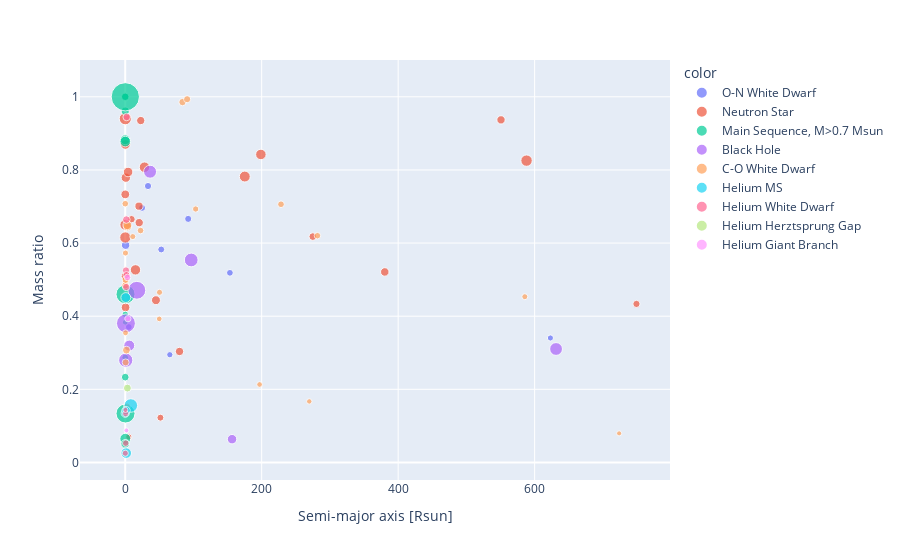

The notebook cell this image was saved under:
### Code cell
fig = px.scatter(x=semi_major_axes, y=mass_ratios, size=total_masses, color=stellar_types,
                 hover_name=stellar_types,
                 hover_data={
                     'Semi-major axis': semi_major_axes,
                     'Total mass': total_masses,
                     'Merger': mergers
                 })
fig.update_xaxes(title="Semi-major axis [Rsun]")
fig.update_yaxes(title="Mass ratio")

### Figure 1 — Plotly figure (JSON) as saved in the notebook; plotly's stock layout.template omitted (floating-point values rounded to 4 significant figures)
{"data": [{"customdata": [[0.6044, 16.0, "No"], [623.1, 8.528, "No"], [33.42, 11.68, "No"], [5.298, 10.47, "No"], [92.3, 11.4, "No"], [5.005, 11.68, "No"], [24.75, 10.85, "No"], [153.4, 10.33, "No"], [52.79, 10.87, "No"], [65.38, 8.901, "No"]], "hovertemplate": "<b>%{hovertext}</b><br><br>color=O-N White Dwarf<br>x=%{x}<br>y=%{y}<br>size=%{marker.size}<br>Semi-major axis=%{customdata[0]}<br>Total mass=%{customdata[1]}<br>Merger=%{customdata[2]}<extra></extra>", "hovertext": ["O-N White Dwarf", "O-N White Dwarf", "O-N White Dwarf", "O-N White Dwarf", "O-N White Dwarf", "O-N White Dwarf", "O-N White Dwarf", "O-N White Dwarf", "O-N White Dwarf", "O-N White Dwarf"], "legendgroup": "O-N White Dwarf", "marker": {"color": "#636efa", "size": [16.0, 8.528, 11.68, 10.47, 11.4, 11.68, 10.85, 10.33, 10.87, 8.901], "sizemode": "area", "sizeref": 0.4507, "symbol": "circle"}, "mode": "markers", "name": "O-N White Dwarf", "orientation": "v", "showlegend": true, "type": "scatter", "x": [0.6044, 623.1, 33.42, 5.298, 92.3, 5.005, 24.75, 153.4, 52.79, 65.38], "xaxis": "x", "y": [0.5942, 0.3404, 0.756, 0.3704, 0.6661, 0.651, 0.6962, 0.5186, 0.5825, 0.2946], "yaxis": "y"}, {"customdata": [[20.52, 15.61, "No"], [749.2, 11.79, "No"], [0.1609, 28.28, "No"], [0.07878, 17.31, "No"], [0.8419, 19.03, "No"], [22.74, 15.36, "No"], [198.8, 24.81, "No"], [45.05, 18.1, "No"], [0.5106, 17.08, "No"], [0.8852, 19.72, "No"], [588.2, 29.37, "No"], [9.246, 12.47, "No"], [20.2, 15.25, "No"], [4.22, 20.79, "Yes"], [28.26, 24.99, "No"], [5.242, 8.728, "No"], [550.7, 15.64, "No"], [274.9, 13.37, "No"], [0.1606, 33.53, "No"], [175.2, 26.89, "No"], [0.09961, 26.34, "No"], [79.6, 15.53, "No"], [15.06, 24.35, "No"], [0.2858, 20.86, "No"], [380.4, 16.31, "No"], [51.58, 10.93, "No"]], "hovertemplate": "<b>%{hovertext}</b><br><br>color=Neutron Star<br>x=%{x}<br>y=%{y}<br>size=%{marker.size}<br>Semi-major axis=%{customdata[0]}<br>Total mass=%{customdata[1]}<br>Merger=%{customdata[2]}<extra></extra>", "hovertext": ["Neutron Star", "Neutron Star", "Neutron Star", "Neutron Star", "Neutron Star", "Neutron Star", "Neutron Star", "Neutron Star", "Neutron Star", "Neutron Star", "Neutron Star", "Neutron Star", "Neutron Star", "Neutron Star", "Neutron Star", "Neutron Star", "Neutron Star", "Neutron Star", "Neutron Star", "Neutron Star", "Neutron Star", "Neutron Star", "Neutron Star", "Neutron Star", "Neutron Star", "Neutron Star"], "legendgroup": "Neutron Star", "marker": {"color": "#EF553B", "size": [15.61, 11.79, 28.28, 17.31, 19.03, 15.36, 24.81, 18.1, 17.08, 19.72, 29.37, 12.47, 15.25, 20.79, 24.99, 8.728, 15.64, 13.37, 33.53, 26.89, 26.34, 15.53, 24.35, 20.86, 16.31, 10.93], "sizemode": "area", "sizeref": 0.4507, "symbol": "circle"}, "mode": "markers", "name": "Neutron Star", "orientation": "v", "showlegend": true, "type": "scatter", "x": [20.52, 749.2, 0.1609, 0.07878, 0.8419, 22.74, 198.8, 45.05, 0.5106, 0.8852, 588.2, 9.246, 20.2, 4.22, 28.26, 5.242, 550.7, 274.9, 0.1606, 175.2, 0.09961, 79.6, 15.06, 0.2858, 380.4, 51.58], "xaxis": "x", "y": [0.6558, 0.4335, 0.6153, 0.7331, 0.5092, 0.9351, 0.8423, 0.4437, 0.424, 0.7789, 0.8255, 0.6653, 0.7009, 0.7943, 0.8076, 0.06975, 0.9369, 0.6177, 0.9401, 0.7819, 0.6501, 0.3035, 0.5267, 0.8697, 0.521, 0.1224], "yaxis": "y"}, {"customdata": [[0.03642, 14.88, "Yes"], [0.104, 26.66, "Yes"], [0.03512, 10.19, "Yes"], [0.0499, 9.533, "Yes"], [0.4159, 81.33, "Yes"], [0.4213, 81.11, "Yes"], [0.05558, 7.302, "Yes"], [0.04119, 14.69, "Yes"], [0.05146, 22.09, "Yes"], [0.02772, 12.49, "Yes"], [0.07775, 25.47, "Yes"], [0.04433, 16.91, "Yes"], [0.06029, 13.48, "Yes"], [0.1467, 180.3, "Yes"]], "hovertemplate": "<b>%{hovertext}</b><br><br>color=Main Sequence, M>0.7 Msun<br>x=%{x}<br>y=%{y}<br>size=%{marker.size}<br>Semi-major axis=%{customdata[0]}<br>Total mass=%{customdata[1]}<br>Merger=%{customdata[2]}<extra></extra>", "hovertext": ["Main Sequence, M>0.7 Msun", "Main Sequence, M>0.7 Msun", "Main Sequence, M>0.7 Msun", "Main Sequence, M>0.7 Msun", "Main Sequence, M>0.7 Msun", "Main Sequence, M>0.7 Msun", "Main Sequence, M>0.7 Msun", "Main Sequence, M>0.7 Msun", "Main Sequence, M>0.7 Msun", "Main Sequence, M>0.7 Msun", "Main Sequence, M>0.7 Msun", "Main Sequence, M>0.7 Msun", "Main Sequence, M>0.7 Msun", "Main Sequence, M>0.7 Msun"], "legendgroup": "Main Sequence, M>0.7 Msun", "marker": {"color": "#00cc96", "size": [14.88, 26.66, 10.19, 9.533, 81.33, 81.11, 7.302, 14.69, 22.09, 12.49, 25.47, 16.91, 13.48, 180.3], "sizemode": "area", "sizeref": 0.4507, "symbol": "circle"}, "mode": "markers", "name": "Main Sequence, M>0.7 Msun", "orientation": "v", "showlegend": true, "type": "scatter", "x": [0.03642, 0.104, 0.03512, 0.0499, 0.4159, 0.4213, 0.05558, 0.04119, 0.05146, 0.02772, 0.07775, 0.04433, 0.06029, 0.1467], "xaxis": "x", "y": [1, 0.0648, 0.2869, 0.4049, 0.1338, 0.4601, 0.3833, 0.961, 0.8826, 1, 0.8776, 0.05094, 0.2333, 1], "yaxis": "y"}, {"customdata": [[96.74, 42.78, "No"], [156.6, 20.21, "No"], [0.7685, 45.49, "No"], [17.02, 71.71, "No"], [36.42, 38.13, "No"], [5.898, 27.06, "No"], [1.054, 80.5, "No"], [631.4, 37.06, "No"]], "hovertemplate": "<b>%{hovertext}</b><br><br>color=Black Hole<br>x=%{x}<br>y=%{y}<br>size=%{marker.size}<br>Semi-major axis=%{customdata[0]}<br>Total mass=%{customdata[1]}<br>Merger=%{customdata[2]}<extra></extra>", "hovertext": ["Black Hole", "Black Hole", "Black Hole", "Black Hole", "Black Hole", "Black Hole", "Black Hole", "Black Hole"], "legendgroup": "Black Hole", "marker": {"color": "#ab63fa", "size": [42.78, 20.21, 45.49, 71.71, 38.13, 27.06, 80.5, 37.06], "sizemode": "area", "sizeref": 0.4507, "symbol": "circle"}, "mode": "markers", "name": "Black Hole", "orientation": "v", "showlegend": true, "type": "scatter", "x": [96.74, 156.6, 0.7685, 17.02, 36.42, 5.898, 1.054, 631.4], "xaxis": "x", "y": [0.5537, 0.06358, 0.2798, 0.4709, 0.7952, 0.3197, 0.3804, 0.3103], "yaxis": "y"}, {"customdata": [[723.8, 5.923, "No"], [50.29, 8.455, "No"], [0.08908, 8.114, "No"], [1.788, 13.66, "No"], [3.408, 15.84, "No"], [11.09, 8.299, "No"], [281.7, 9.559, "No"], [0.08421, 9.902, "No"], [196.9, 7.271, "No"], [269.8, 6.675, "No"], [49.9, 7.258, "No"], [22.49, 9.815, "No"], [3.148, 17.96, "No"], [228.3, 10.27, "No"], [0.612, 11.04, "No"], [0.4502, 7.84, "No"], [2.832, 9.581, "No"], [0.3874, 8.386, "No"], [0.08407, 11.21, "No"], [103.3, 8.938, "No"], [83.94, 12.16, "No"], [585.6, 8.112, "No"], [90.77, 11.45, "No"], [0.7014, 11.49, "No"]], "hovertemplate": "<b>%{hovertext}</b><br><br>color=C-O White Dwarf<br>x=%{x}<br>y=%{y}<br>size=%{marker.size}<br>Semi-major axis=%{customdata[0]}<br>Total mass=%{customdata[1]}<br>Merger=%{customdata[2]}<extra></extra>", "hovertext": ["C-O White Dwarf", "C-O White Dwarf", "C-O White Dwarf", "C-O White Dwarf", "C-O White Dwarf", "C-O White Dwarf", "C-O White Dwarf", "C-O White Dwarf", "C-O White Dwarf", "C-O White Dwarf", "C-O White Dwarf", "C-O White Dwarf", "C-O White Dwarf", "C-O White Dwarf", "C-O White Dwarf", "C-O White Dwarf", "C-O White Dwarf", "C-O White Dwarf", "C-O White Dwarf", "C-O White Dwarf", "C-O White Dwarf", "C-O White Dwarf", "C-O White Dwarf", "C-O White Dwarf"], "legendgroup": "C-O White Dwarf", "marker": {"color": "#FFA15A", "size": [5.923, 8.455, 8.114, 13.66, 15.84, 8.299, 9.559, 9.902, 7.271, 6.675, 7.258, 9.815, 17.96, 10.27, 11.04, 7.84, 9.581, 8.386, 11.21, 8.938, 12.16, 8.112, 11.45, 11.49], "sizemode": "area", "sizeref": 0.4507, "symbol": "circle"}, "mode": "markers", "name": "C-O White Dwarf", "orientation": "v", "showlegend": true, "type": "scatter", "x": [723.8, 50.29, 0.08908, 1.788, 3.408, 11.09, 281.7, 0.08421, 196.9, 269.8, 49.9, 22.49, 3.148, 228.3, 0.612, 0.4502, 2.832, 0.3874, 0.08407, 103.3, 83.94, 585.6, 90.77, 0.7014], "xaxis": "x", "y": [0.07955, 0.4653, 0.4914, 0.3072, 0.6448, 0.6177, 0.6202, 0.7077, 0.2132, 0.1669, 0.3926, 0.6342, 0.6489, 0.7062, 0.2735, 0.3546, 0.154, 0.5727, 0.4842, 0.6931, 0.9856, 0.4533, 0.9935, 0.4995], "yaxis": "y"}, {"customdata": [[0.123, 15.79, "Yes"], [8.225, 41.6, "Yes"], [0.8577, 21.99, "Yes"], [1.517, 25.26, "Yes"], [1.194, 16.01, "Yes"]], "hovertemplate": "<b>%{hovertext}</b><br><br>color=Helium MS<br>x=%{x}<br>y=%{y}<br>size=%{marker.size}<br>Semi-major axis=%{customdata[0]}<br>Total mass=%{customdata[1]}<br>Merger=%{customdata[2]}<extra></extra>", "hovertext": ["Helium MS", "Helium MS", "Helium MS", "Helium MS", "Helium MS"], "legendgroup": "Helium MS", "marker": {"color": "#19d3f3", "size": [15.79, 41.6, 21.99, 25.26, 16.01], "sizemode": "area", "sizeref": 0.4507, "symbol": "circle"}, "mode": "markers", "name": "Helium MS", "orientation": "v", "showlegend": true, "type": "scatter", "x": [0.123, 8.225, 0.8577, 1.517, 1.194], "xaxis": "x", "y": [0.1348, 0.1557, 0.4509, 0.0256, 0.1419], "yaxis": "y"}, {"customdata": [[0.5313, 8.147, "Yes"], [0.3664, 5.818, "Yes"], [2.12, 12.64, "Yes"], [1.175, 11.75, "Yes"], [0.1227, 8.447, "Yes"], [0.7475, 9.503, "Yes"], [1.696, 13.01, "Yes"], [1.431, 11.93, "Yes"], [1.847, 11.13, "Yes"]], "hovertemplate": "<b>%{hovertext}</b><br><br>color=Helium White Dwarf<br>x=%{x}<br>y=%{y}<br>size=%{marker.size}<br>Semi-major axis=%{customdata[0]}<br>Total mass=%{customdata[1]}<br>Merger=%{customdata[2]}<extra></extra>", "hovertext": ["Helium White Dwarf", "Helium White Dwarf", "Helium White Dwarf", "Helium White Dwarf", "Helium White Dwarf", "Helium White Dwarf", "Helium White Dwarf", "Helium White Dwarf", "Helium White Dwarf"], "legendgroup": "Helium White Dwarf", "marker": {"color": "#FF6692", "size": [8.147, 5.818, 12.64, 11.75, 8.447, 9.503, 13.01, 11.93, 11.13], "sizemode": "area", "sizeref": 0.4507, "symbol": "circle"}, "mode": "markers", "name": "Helium White Dwarf", "orientation": "v", "showlegend": true, "type": "scatter", "x": [0.5313, 0.3664, 2.12, 1.175, 0.1227, 0.7475, 1.696, 1.431, 1.847], "xaxis": "x", "y": [0.1334, 0.1436, 0.9448, 0.5252, 0.0252, 0.05275, 0.6643, 0.4798, 0.5124], "yaxis": "y"}, {"customdata": [[3.189, 14.09, "Yes"]], "hovertemplate": "<b>%{hovertext}</b><br><br>color=Helium Herztsprung Gap<br>x=%{x}<br>y=%{y}<br>size=%{marker.size}<br>Semi-major axis=%{customdata[0]}<br>Total mass=%{customdata[1]}<br>Merger=%{customdata[2]}<extra></extra>", "hovertext": ["Helium Herztsprung Gap"], "legendgroup": "Helium Herztsprung Gap", "marker": {"color": "#B6E880", "size": [14.09], "sizemode": "area", "sizeref": 0.4507, "symbol": "circle"}, "mode": "markers", "name": "Helium Herztsprung Gap", "orientation": "v", "showlegend": true, "type": "scatter", "x": [3.189], "xaxis": "x", "y": [0.2034], "yaxis": "y"}, {"customdata": [[1.754, 5.616, "Yes"], [3.961, 8.892, "Yes"], [3.423, 9.966, "Yes"]], "hovertemplate": "<b>%{hovertext}</b><br><br>color=Helium Giant Branch<br>x=%{x}<br>y=%{y}<br>size=%{marker.size}<br>Semi-major axis=%{customdata[0]}<br>Total mass=%{customdata[1]}<br>Merger=%{customdata[2]}<extra></extra>", "hovertext": ["Helium Giant Branch", "Helium Giant Branch", "Helium Giant Branch"], "legendgroup": "Helium Giant Branch", "marker": {"color": "#FF97FF", "size": [5.616, 8.892, 9.966], "sizemode": "area", "sizeref": 0.4507, "symbol": "circle"}, "mode": "markers", "name": "Helium Giant Branch", "orientation": "v", "showlegend": true, "type": "scatter", "x": [1.754, 3.961, 3.423], "xaxis": "x", "y": [0.08766, 0.3931, 0.5058], "yaxis": "y"}], "layout": {"legend": {"itemsizing": "constant", "title": {"text": "color"}, "tracegroupgap": 0}, "margin": {"t": 60}, "xaxis": {"anchor": "y", "domain": [0, 1], "title": {"text": "Semi-major axis [Rsun]"}}, "yaxis": {"anchor": "x", "domain": [0, 1], "title": {"text": "Mass ratio"}}}}
